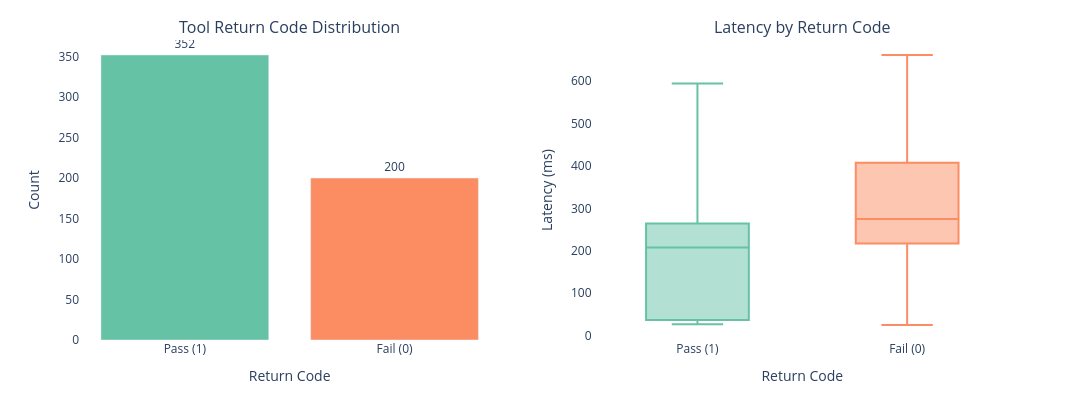

Notebook cell for this chart:
### Markdown cell above
### ✅ Return Code Distribution and Latency Analysis

This cell generates a **side-by-side visualization** of tool return behavior, showing both outcome frequency and performance spread between success and failure states.

#### 🧠 What this code does:

* Maps numeric `return_code` values into labeled categories: `"Pass (1)"` and `"Fail (0)"`.
* Builds two distinct but aligned subplots using Plotly:

  **Left Plot – Return Code Counts**

  * Counts how many times each return code was observed across all tool executions.
  * Visualizes this with a color-coded bar chart using Set2-style tones.
  * Adds value annotations directly above each bar.

  **Right Plot – Latency by Return Code**

  * Groups latencies by pass/fail status.
  * Displays a boxplot for each group to show median, quartiles, and potential outliers.
  * Uses matching category order and color coding for visual alignment.

#### 🔍 What you're observing:

* The **left chart** gives insight into how often tools succeed vs. fail (`return_code` distribution).
* The **right chart** breaks down how **execution latency** differs for passes vs. failures.
* Often, **failures may cluster with higher or more variable latencies**, indicating retries, timeouts, or degraded performance.
* The fixed category order ensures consistent comparison across plots and avoids visual bias.

This cell is useful when validating return code handling, performance implications of tool errors, and the quality of result codes in FSM processing.

### Code cell
import plotly.graph_objects as go
import pandas as pd

# Define consistent labels and order
label_map = {1: "Pass (1)", 0: "Fail (0)"}
df_tool_expanded["return_code_label"] = df_tool_expanded["return_code"].map(label_map)
order = ["Pass (1)", "Fail (0)"]

# Count data for bar chart
return_counts = (
    df_tool_expanded["return_code_label"]
    .value_counts()
    .reindex(order)
    .fillna(0)
    .astype(int)
)

# 1. Left: Return Code Count Bar Chart
bar_trace = go.Bar(
    x=return_counts.index,
    y=return_counts.values,
    text=return_counts.values,
    textposition="outside",
    marker_color=["#66c2a5", "#fc8d62"],  # Set2 colors
    showlegend=False,
    name="Return Code Counts"
)

# 2. Right: Latency Box Plot
box_traces = []
for code in order:
    subset = df_tool_expanded[df_tool_expanded["return_code_label"] == code]
    box_traces.append(go.Box(
        y=subset["latency_ms"],
        x=[code] * len(subset),
        name=code,
        boxpoints=False,
        marker_color="#66c2a5" if code == "Pass (1)" else "#fc8d62",
        showlegend=False
    ))

# 3. Compose subplots
from plotly.subplots import make_subplots

fig = make_subplots(
    rows=1,
    cols=2,
    subplot_titles=["Tool Return Code Distribution", "Latency by Return Code"],
    shared_yaxes=False
)

# Add traces
fig.add_trace(bar_trace, row=1, col=1)
for trace in box_traces:
    fig.add_trace(trace, row=1, col=2)

# Update layout
fig.update_layout(
    width=1500,
    height=400,
    showlegend=False,
    title_text=None,
    plot_bgcolor="white",
    margin=dict(t=40, b=60),
)

# Style axes
fig.update_xaxes(
    title_text="Return Code",
    tickangle=0,
    row=1, col=1,
    tickmode="array",
    tickvals=order,
    ticktext=order
)
fig.update_yaxes(title_text="Count", row=1, col=1)

fig.update_xaxes(
    title_text="Return Code",
    tickangle=0,
    row=1, col=2,
    tickmode="array",
    tickvals=order,
    ticktext=order
)
fig.update_yaxes(title_text="Latency (ms)", row=1, col=2)

fig.show()

### Figure 1 — Plotly figure (JSON) as saved in the notebook; plotly's stock layout.template omitted (floating-point values rounded to 4 significant figures; data arrays with more than 128 entries replaced by an {"elided": "..."} marker saying what was removed)
{"data": [{"marker": {"color": ["#66c2a5", "#fc8d62"]}, "name": "Return Code Counts", "showlegend": false, "text": [352.0, 200.0], "textposition": "outside", "type": "bar", "x": ["Pass (1)", "Fail (0)"], "xaxis": "x", "y": [352, 200], "yaxis": "y"}, {"boxpoints": false, "marker": {"color": "#66c2a5"}, "name": "Pass (1)", "showlegend": false, "type": "box", "x": {"elided": "352 str values"}, "xaxis": "x2", "y": {"elided": "352 int values"}, "yaxis": "y2"}, {"boxpoints": false, "marker": {"color": "#fc8d62"}, "name": "Fail (0)", "showlegend": false, "type": "box", "x": {"elided": "200 str values"}, "xaxis": "x2", "y": {"elided": "200 int values"}, "yaxis": "y2"}], "layout": {"annotations": [{"font": {"size": 16}, "showarrow": false, "text": "Tool Return Code Distribution", "x": 0.225, "xanchor": "center", "xref": "paper", "y": 1, "yanchor": "bottom", "yref": "paper"}, {"font": {"size": 16}, "showarrow": false, "text": "Latency by Return Code", "x": 0.775, "xanchor": "center", "xref": "paper", "y": 1, "yanchor": "bottom", "yref": "paper"}], "height": 400, "margin": {"b": 60, "t": 40}, "plot_bgcolor": "white", "showlegend": false, "width": 1500, "xaxis": {"anchor": "y", "domain": [0, 0.45], "tickangle": 0, "tickmode": "array", "ticktext": ["Pass (1)", "Fail (0)"], "tickvals": ["Pass (1)", "Fail (0)"], "title": {"text": "Return Code"}}, "xaxis2": {"anchor": "y2", "domain": [0.55, 1], "tickangle": 0, "tickmode": "array", "ticktext": ["Pass (1)", "Fail (0)"], "tickvals": ["Pass (1)", "Fail (0)"], "title": {"text": "Return Code"}}, "yaxis": {"anchor": "x", "domain": [0, 1], "title": {"text": "Count"}}, "yaxis2": {"anchor": "x2", "domain": [0, 1], "title": {"text": "Latency (ms)"}}}}
